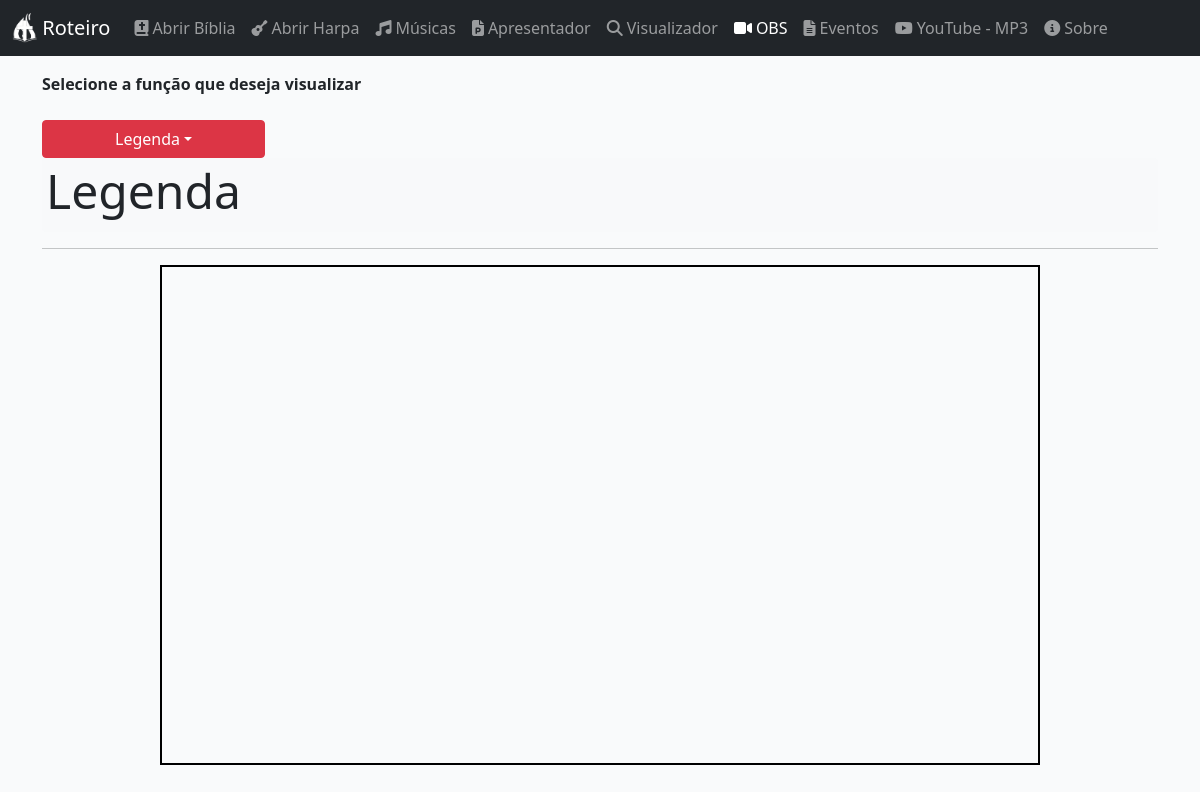
The page /obs on the database as committed earlier.
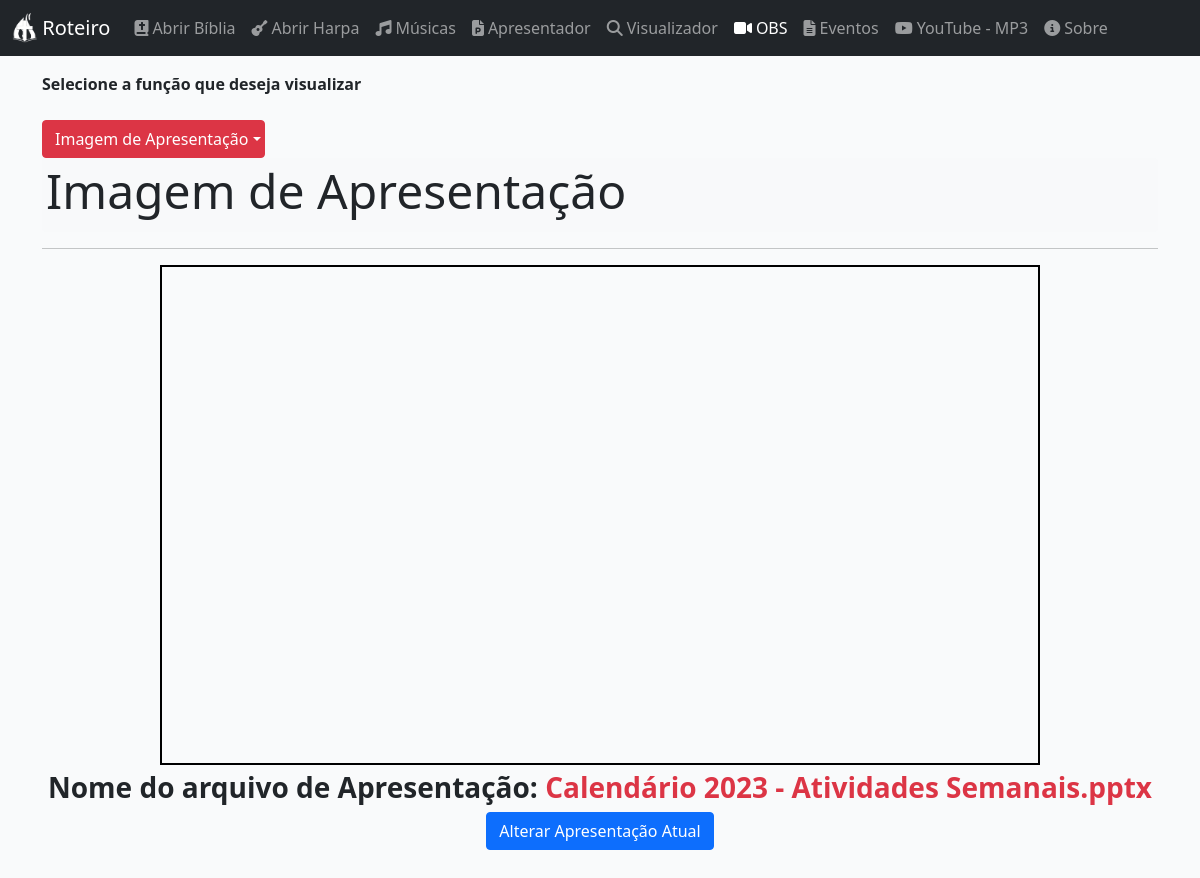
The same page on the database as committed later.
### tables this page shows
CREATE TABLE OBS (Apresentacao VARCHAR (100) PRIMARY KEY UNIQUE NOT NULL, config INTEGER, ultima_mod VARCHAR (100));

### app.py (the view, shortened to what this page needs)
@app.route('/obs', methods=['GET', 'POST'])
def obs():
    filename = executarConsulta('Roteiro.db', 'select Apresentacao from OBS')[0]
    config = int(executarConsulta('Roteiro.db', 'select config from OBS')[0])
    if config == 0:
        return render_template('viewerOBS.jinja', txt1='Legenda', txt2='Imagem de Apresentação', txt3='../subtitle', filename=filename, menu=6)
    else:
        return render_template('viewerOBS.jinja', txt1='Imagem de Apresentação', txt2='Legenda', txt3='../calendar', filename=filename, menu=6)

### consultaAcess.py (called while the page is built)
def executarConsulta(banco, sql):
    conn = sqlite3.connect(banco)
    cursor = conn.cursor()
    cursor.execute(sql)
    return cursor.fetchone()

### templates/viewerOBS.jinja (shortened to what this page needs)
<!doctype html>
<html lang="en">
  <head>
    <link href="{{ url_for('static', filename='stylesheets/bootstrap.min.css') }}" rel="stylesheet">
    <link href="{{ url_for('static', filename='stylesheets/navbar-top-fixed.css') }}" rel="stylesheet">
    {% include 'font-awesome.html' %}
  </head>
  <body style="background-color: rgba(248, 249, 250, 0.726);">
  {% include 'menu.html' %}
<main class="container">
    <div class="row">
        <div class="col-sm-12">
            <div class="heading">Selecione a função que deseja visualizar</div>
            <br>
            <div class="dropdown">
              <button class="btn btn-danger dropdown-toggle" type="button" id="dropdownMenuButton" data-bs-toggle="dropdown" aria-expanded="false" style="width:20%">{{txt1}}</button>
            </div>
        </div>
    </div>
    <div class="row">
        <div class="col-sm-12">
            <div class="bg-light p-1 rounded">
                <h1 class="display-5">{{txt1}}</h1>
            </div>
        </div>
    </div>
    <hr>
    <div class="row">
      <div id="principal" class="col-sm-12 text-center">
        <iframe id="iframe" src="{{txt3}}" width="880x" height="500x"></iframe>
        {% if txt1 != 'Legenda' %}
          <h3 id="status" class="heading">Nome do arquivo de Apresentação: <span class="text-danger"> {{filename}}</span></h3>
          <button class="btn btn-primary" type="button" id="alterarPRS" onclick="enviarSolicitacaoAlteracao()">Alterar Apresentação Atual</button>
        {% endif %}
      </div>
    </div>
</main>
  </body>
</html>

Rows that differ between the two databases and show on the page:
added OBS: Apresentacao "Calendário 2023 - Atividades Semanais.pptx"
Other text that changed with them:
{{ txt1 }}: "Legenda" → "Imagem de Apresentação"
text now shown: "Nome do arquivo de Apresentação: Alterar Apresentação Atual"
